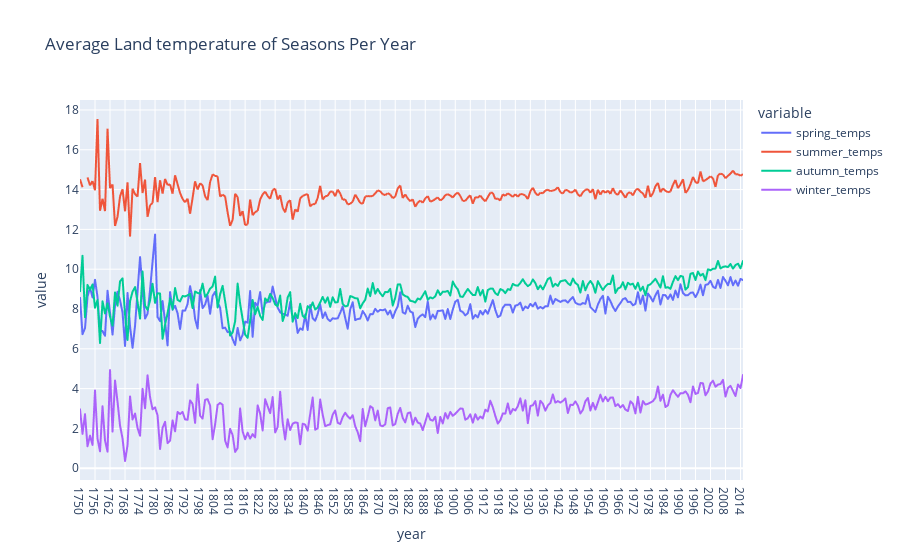

Notebook code cell kept with this figure:
### Code cell
fig_1 = px.line(season, x = 'year', y = ['spring_temps', 'summer_temps', 'autumn_temps', 'winter_temps'], title= 'Average Land temperature of Seasons Per Year')

fig_1.show()

### Figure 1 — Plotly figure (JSON) as saved in the notebook; plotly's stock layout.template omitted (floating-point values rounded to 4 significant figures; data arrays with more than 128 entries replaced by an {"elided": "..."} marker saying what was removed)
{"data": [{"hovertemplate": "variable=spring_temps<br>year=%{x}<br>value=%{y}<extra></extra>", "legendgroup": "spring_temps", "line": {"color": "#636efa", "dash": "solid"}, "marker": {"symbol": "circle"}, "mode": "lines", "name": "spring_temps", "showlegend": true, "type": "scattergl", "x": {"elided": "266 str values"}, "xaxis": "x", "y": {"elided": "266 float values"}, "yaxis": "y"}, {"hovertemplate": "variable=summer_temps<br>year=%{x}<br>value=%{y}<extra></extra>", "legendgroup": "summer_temps", "line": {"color": "#EF553B", "dash": "solid"}, "marker": {"symbol": "circle"}, "mode": "lines", "name": "summer_temps", "showlegend": true, "type": "scattergl", "x": {"elided": "266 str values"}, "xaxis": "x", "y": {"elided": "266 float values"}, "yaxis": "y"}, {"hovertemplate": "variable=autumn_temps<br>year=%{x}<br>value=%{y}<extra></extra>", "legendgroup": "autumn_temps", "line": {"color": "#00cc96", "dash": "solid"}, "marker": {"symbol": "circle"}, "mode": "lines", "name": "autumn_temps", "showlegend": true, "type": "scattergl", "x": {"elided": "266 str values"}, "xaxis": "x", "y": {"elided": "266 float values"}, "yaxis": "y"}, {"hovertemplate": "variable=winter_temps<br>year=%{x}<br>value=%{y}<extra></extra>", "legendgroup": "winter_temps", "line": {"color": "#ab63fa", "dash": "solid"}, "marker": {"symbol": "circle"}, "mode": "lines", "name": "winter_temps", "showlegend": true, "type": "scattergl", "x": {"elided": "266 str values"}, "xaxis": "x", "y": {"elided": "266 float values"}, "yaxis": "y"}], "layout": {"legend": {"title": {"text": "variable"}, "tracegroupgap": 0}, "title": {"text": "Average Land temperature of Seasons Per Year"}, "xaxis": {"anchor": "y", "domain": [0, 1], "title": {"text": "year"}}, "yaxis": {"anchor": "x", "domain": [0, 1], "title": {"text": "value"}}}}
